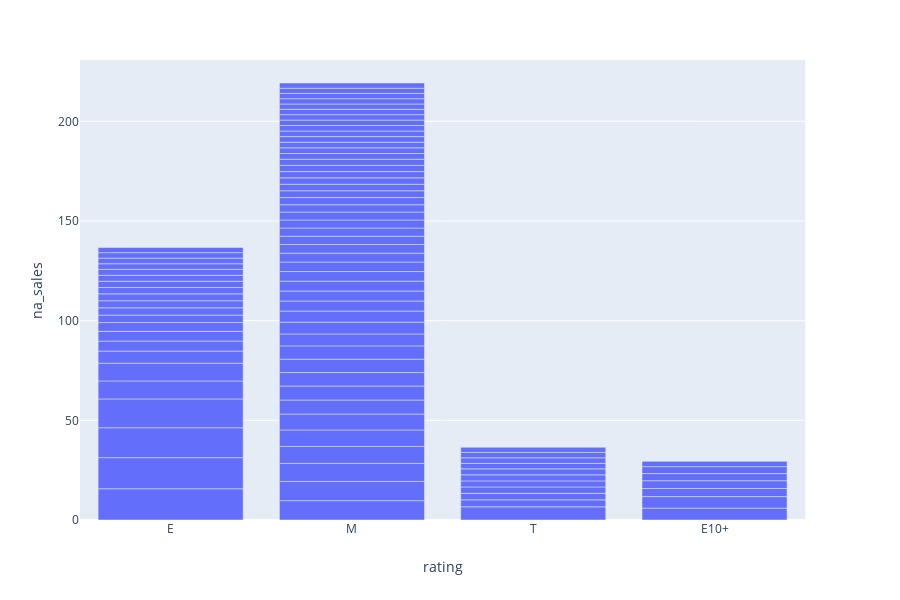

Write notebook code for a chart like this one.
### Code cell
top_genre = games_new.sort_values(by='rating', axis=0, ascending=False)[:200]

fig = px.bar(top_platform , 
             x='rating', 
             y='na_sales',
            )

fig.show()

### Figure 1 — Plotly figure (JSON) as saved in the notebook; plotly's stock layout.template omitted (floating-point values rounded to 4 significant figures)
{"data": [{"alignmentgroup": "True", "hoverlabel": {"namelength": 0}, "hovertemplate": "rating=%{x}<br>na_sales=%{y}", "legendgroup": "", "marker": {"color": "#636efa"}, "name": "", "offsetgroup": "", "orientation": "v", "showlegend": false, "textposition": "auto", "type": "bar", "x": ["E", "E", "E", "E", "M", "M", "M", "E", "E", "M", "M", "M", "M", "M", "M", "M", "M", "T", "E", null, "M", "E10+", "M", "E10+", null, "M", null, null, "M", "E", "M", "M", "E", "M", "M", null, "M", "E", null, null, "M", "M", "M", "M", "E10+", "M", "E10+", "E", "M", "E", "M", "E10+", "E", "T", "E10+", "E", "M", "M", "T", null, "M", "T", "E", "E", "M", "M", "M", "T", "T", null, "E", "T", null, "E", "M", "M", "E", "M", "M", "E", null, "M", "T", "T", "M", "E", "M", "M", "T", "M", "M", "M", "E10+", "M", "M", "M", null, "E", "T", null], "xaxis": "x", "y": [15.68, 15.61, 15, 14.44, 9.7, 9.66, 9.04, 9.01, 8.92, 8.52, 8.25, 7.97, 7.04, 7.02, 6.76, 6.73, 6.65, 6.62, 6.06, 6.03, 5.99, 5.95, 5.93, 5.8, 5.7, 5.54, 5.51, 5.28, 5.05, 5.03, 4.99, 4.99, 4.89, 4.81, 4.76, 4.59, 4.46, 4.4, 4.35, 4.34, 4.34, 4.15, 4.1, 4.05, 4.05, 3.96, 3.92, 3.74, 3.7, 3.66, 3.59, 3.57, 3.56, 3.49, 3.48, 3.45, 3.4, 3.28, 3.27, 3.27, 3.22, 3.19, 3.17, 3.15, 3.13, 3.11, 3.11, 3.05, 3.04, 2.99, 2.99, 2.99, 2.98, 2.96, 2.85, 2.85, 2.83, 2.81, 2.81, 2.8, 2.79, 2.79, 2.78, 2.77, 2.77, 2.76, 2.74, 2.73, 2.71, 2.67, 2.66, 2.66, 2.64, 2.64, 2.63, 2.61, 2.6, 2.6, 2.57, 2.57], "yaxis": "y"}], "layout": {"barmode": "relative", "height": 600, "legend": {"tracegroupgap": 0}, "margin": {"t": 60}, "xaxis": {"anchor": "y", "domain": [0, 0.98], "title": {"text": "rating"}}, "yaxis": {"anchor": "x", "domain": [0, 1], "title": {"text": "na_sales"}}}}
